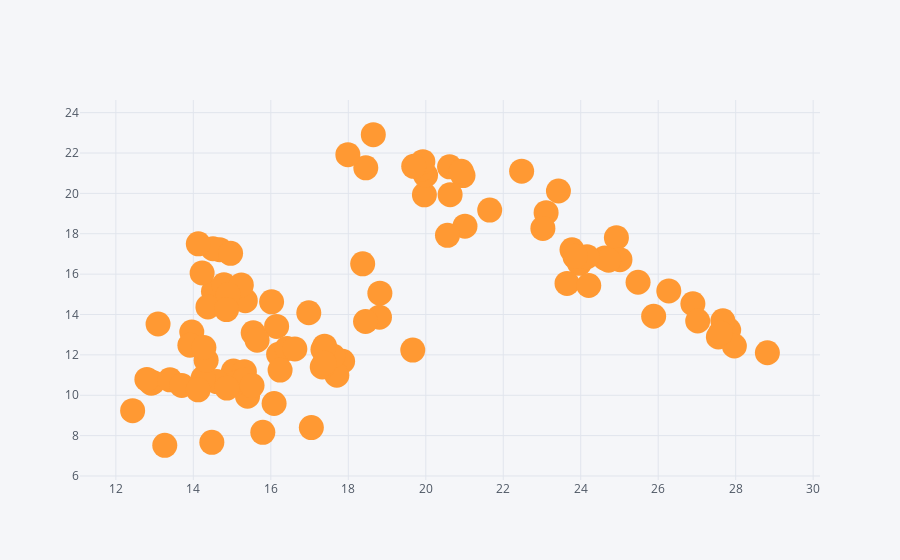

Source (notebook cell):
### Code cell
df.iplot(x= 'A', y = 'B', mode = 'markers', size = 25)
